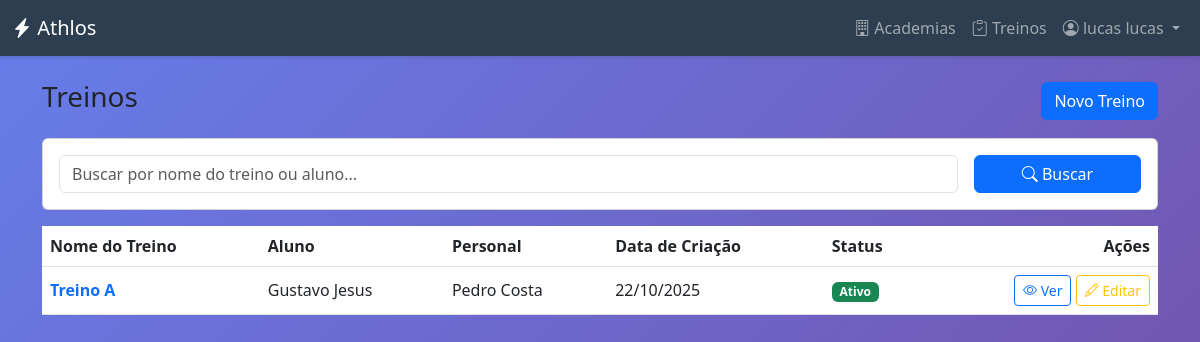
/treinos/ (signed in), run on an earlier commit of the app's database.
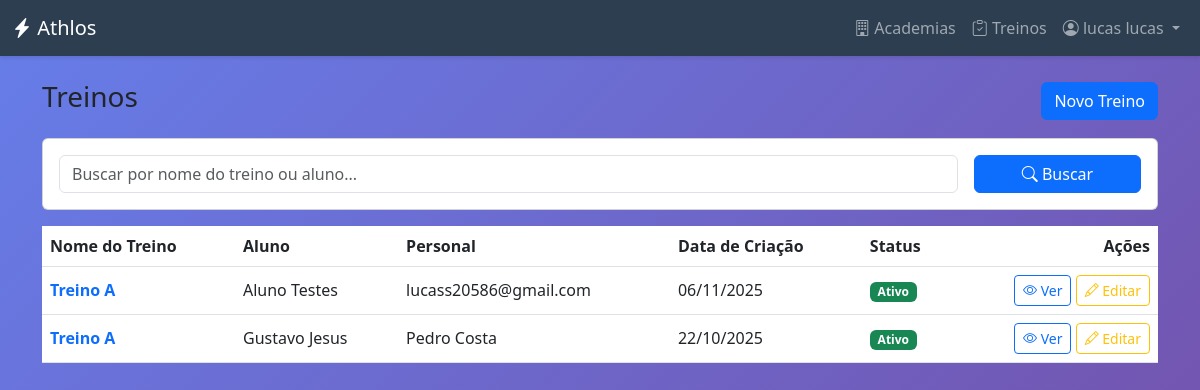
And on a later commit of the database.
### usuarios/models.py (models this page shows, shortened)
class CustomUser(AbstractUser):
    class TipoUsuario(models.TextChoices):
        ADMIN_SISTEMA = "ADMIN_SISTEMA", "Admin do Sistema"
        ADMIN_ACADEMIA = "ADMIN", "Admin da Academia"
        PERSONAL_TRAINER = "PERSONAL", "Personal Trainer"
        ALUNO = "ALUNO", "Aluno"
    email = models.EmailField(unique=True, verbose_name="Endereço de e-mail")
    user_type = models.CharField(
        max_length=20,
        choices=TipoUsuario.choices,
        default=TipoUsuario.ALUNO,
        verbose_name="Tipo de Usuário",
    )
    academia = models.ForeignKey(
        "academias.Academia",
        on_delete=models.SET_NULL,
        null=True,
        blank=True,
        verbose_name="Academia",
    )
    groups = models.ManyToManyField(
        Group,
        verbose_name="groups",
        blank=True,
        help_text=(
            "The groups this user belongs to. A user will get all permissions "
            "granted to each of their groups."
        ),
        related_name="customuser_groups",
        related_query_name="user",
    )
    user_permissions = models.ManyToManyField(
        Permission,
        verbose_name="user permissions",
        blank=True,
        help_text="Specific permissions for this user.",
        related_name="customuser_permissions",
        related_query_name="user",
    )
    USERNAME_FIELD = "email"
    REQUIRED_FIELDS = ["username", "first_name", "last_name"]

### treinos/models.py (models this page shows, shortened)
class Treino(models.Model):
    aluno = models.ForeignKey(
        Aluno,
        on_delete=models.CASCADE,
        related_name="treinos"
    )
    personal_criador = models.ForeignKey(
        PersonalTrainer,
        on_delete=models.SET_NULL,
        null=True,
        blank=True,
        related_name="treinos_criados"
    )
    nome_treino = models.CharField(max_length=50, verbose_name="Nome do Treino (Ex: Treino A)")
    data_criacao = models.DateTimeField(auto_now_add=True)
    ativo = models.BooleanField(default=True, verbose_name="É o treino atual?")
    exercicios = models.ManyToManyField(
        Exercicio,
        through='ItemTreino',
        verbose_name="Exercícios"
    )

### academias/models.py (models this page shows, shortened)
class Aluno(models.Model):
    user = models.OneToOneField(
        settings.AUTH_USER_MODEL,
        on_delete=models.CASCADE,
        primary_key=True,
        verbose_name="Usuário",
        limit_choices_to={"user_type": "ALUNO"},
    )
    personal_responsavel = models.ForeignKey(
        PersonalTrainer,
        on_delete=models.SET_NULL,
        null=True,
        blank=True,
        related_name="alunos",
        verbose_name="Personal Trainer Responsável",
    )
    academia = models.ForeignKey(
        Academia,
        on_delete=models.SET_NULL,
        null=True,
        blank=True,
        related_name="alunos",
        verbose_name="Academia",
    )
    data_nascimento = models.DateField(
        null=True, blank=True, verbose_name="Data de Nascimento"
    )
    objetivo = models.CharField(
        max_length=255, blank=True, null=True, verbose_name="Objetivo de Treino"
    )

class PersonalTrainer(models.Model):
    user = models.OneToOneField(
        settings.AUTH_USER_MODEL,
        on_delete=models.CASCADE,
        primary_key=True,
        verbose_name="Usuário",
        limit_choices_to={"user_type": "PERSONAL"},
    )
    cref = models.CharField(max_length=20, unique=True, verbose_name="CREF")
    especialidade = models.CharField(
        max_length=100, blank=True, null=True, verbose_name="Especialidade"
    )

### core/views.py (the view, shortened to what this page needs)
# urls.py: path("treinos/", views.treino_list, name="treino_list"),
@login_required
def treino_list(request):
    user = request.user
    if user.user_type in ["ADMIN", "ADMIN_SISTEMA"]:
        treinos = Treino.objects.all()
    elif user.user_type == "PERSONAL":
        try:
            personal = user.personaltrainer
            treinos = Treino.objects.filter(personal_criador=personal)
        except PersonalTrainer.DoesNotExist:
            treinos = Treino.objects.none()
    elif user.user_type == "ALUNO":
        try:
            aluno = user.aluno
            treinos = Treino.objects.filter(aluno=aluno)
        except Aluno.DoesNotExist:
            treinos = Treino.objects.none()
    else:
        treinos = Treino.objects.none()
    busca = request.GET.get("busca", "").strip()
    treinos = treinos.select_related("aluno__user", "personal_criador__user").order_by(
        "-data_criacao"
    )
    return render(request, "core/treinos/treino_list.html", {"treinos": treinos})

### core/templates/core/treinos/treino_list.html (shortened to what this page needs)
{% extends 'core/base.html' %}
{% block content %}
<div class="container py-4">
    <div class="d-flex justify-content-between align-items-center mb-3">
        <h3>Treinos</h3>
        <a href="{% url 'treino_create' %}" class="btn btn-primary">Novo Treino</a>
    </div>
    <div class="card card-body mb-3">
        <form method="get" class="row g-3">
            <div class="col-md-10">
                <input type="text" name="busca" class="form-control" placeholder="Buscar por nome do treino ou aluno..."
                    value="{{ request.GET.busca }}">
            </div>
            <div class="col-md-2">
                <button type="submit" class="btn btn-primary w-100">
                    <i class="bi bi-search"></i> Buscar
                </button>
            </div>
        </form>
    </div>
    {% if treinos %}
    <div class="table-responsive">
        <table class="table table-hover align-middle">
            <thead>
                <tr>
                    <th>Nome do Treino</th>
                    <th>Aluno</th>
                    <th>Personal</th>
                    <th>Data de Criação</th>
                    <th>Status</th>
                    <th class="text-end">Ações</th>
                </tr>
            </thead>
            <tbody>
                {% for t in treinos %}
                <tr>
                    <td>
                        <a href="{% url 'treino_detail' t.pk %}" class="text-decoration-none">
                            <strong>{{ t.nome_treino }}</strong>
                        </a>
                    </td>
                    <td>{{ t.aluno.user.get_full_name|default:t.aluno.user.email }}</td>
                    <td>
                        {% if t.personal_criador %}
                        {{ t.personal_criador.user.get_full_name|default:t.personal_criador.user.email }}
                        {% else %}
                        <span class="text-muted">—</span>
                        {% endif %}
                    </td>
                    <td>{{ t.data_criacao|date:"d/m/Y" }}</td>
                    <td>
                        {% if t.ativo %}
                        <span class="badge bg-success">Ativo</span>
                        {% else %}
                        <span class="badge bg-secondary">Inativo</span>
                        {% endif %}
                    </td>
                    <td class="text-end">
                        <a href="{% url 'treino_detail' t.pk %}" class="btn btn-sm btn-outline-primary">
                            <i class="bi bi-eye"></i> Ver
                        </a>
                        <a href="{% url 'treino_edit' t.pk %}" class="btn btn-sm btn-outline-warning">
                            <i class="bi bi-pencil"></i> Editar
                        </a>
                    </td>
                </tr>
                {% endfor %}
            </tbody>
        </table>
    </div>
    {% endif %}
</div>
{% endblock %}

### core/templates/core/base.html (shortened to what this page needs)
<!DOCTYPE html>
<html lang="pt-BR">
<head>
    <link href="https://cdn.jsdelivr.net/npm/bootstrap@5.3.0/dist/css/bootstrap.min.css" rel="stylesheet">
    <link rel="stylesheet" href="https://cdn.jsdelivr.net/npm/bootstrap-icons@1.10.0/font/bootstrap-icons.css">
</head>
<body>
    {% if user.is_authenticated %}
    <nav class="navbar navbar-expand-lg navbar-dark navbar-custom">
        <div class="container-fluid">
            <a class="navbar-brand" href="{% url 'dashboard' %}">
                <i class="bi bi-lightning-charge-fill"></i> Athlos
            </a>
            <div class="collapse navbar-collapse" id="navbarNav">
                <ul class="navbar-nav ms-auto">
                    {% if user.is_authenticated %}
                    {% if user.user_type == 'PERSONAL' %}
                    <li class="nav-item">
                        <a class="nav-link" href="{% url 'academia_list' %}">
                            <i class="bi bi-building"></i> Academias
                        </a>
                    </li>
                    <li class="nav-item">
                        <a class="nav-link" href="{% url 'aluno_list' %}">
                            <i class="bi bi-people"></i> Alunos
                        </a>
                    </li>
                    <li class="nav-item">
                        <a class="nav-link" href="{% url 'treino_list' %}">
                            <i class="bi bi-clipboard-check"></i> Treinos
                        </a>
                    </li>
                    {% elif user.user_type in 'ADMIN,ADMIN_SISTEMA' %}
                    <li class="nav-item">
                        <a class="nav-link" href="{% url 'academia_list' %}">
                            <i class="bi bi-building"></i> Academias
                        </a>
                    </li>
                    <li class="nav-item">
                        <a class="nav-link" href="{% url 'treino_list' %}">
                            <i class="bi bi-clipboard-check"></i> Treinos
                        </a>
                    </li>
                    {% endif %}
                    {% endif %}
                    <li class="nav-item dropdown">
                        <a class="nav-link dropdown-toggle" href="#" id="userDropdown" role="button"
                            data-bs-toggle="dropdown">
                            <i class="bi bi-person-circle"></i> {{ user.get_full_name }}
                        </a>
                    </li>
                </ul>
            </div>
        </div>
    </nav>
    {% endif %}
    <main>
        {% block content %}{% endblock %}
    </main>
</body>
</html>

### core/templates/core/base.html (style rules this page uses)
:root { --primary-color: #2c3e50; --secondary-color: #3498db; --success-color: #27ae60; --danger-color: #e74c3c; }
body { min-height: 100vh; background: linear-gradient(135deg, #667eea 0%, #764ba2 100%); }
.navbar-custom { background: var(--primary-color); box-shadow: 0 2px 4px rgba(0, 0, 0, .1); }

What changed in the data, as far as the page shows it:
added Treino: nome_treino "Treino A", aluno.user.get_full_name "Aluno Testes", personal_criador.user.get_full_name "lucass20586@gmail.com", data_criacao "06/11/2025", ativo "Ativo"
